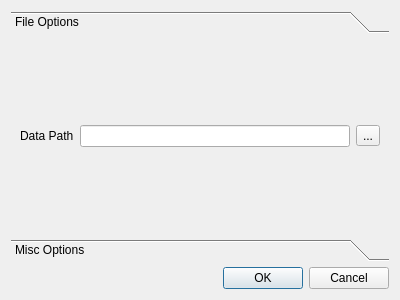
<?xml version="1.0" encoding="UTF-8"?>
<ui version="4.0">
 <class>DlgOptions</class>
 <widget class="QDialog" name="DlgOptions">
  <property name="geometry">
   <rect>
    <x>0</x>
    <y>0</y>
    <width>400</width>
    <height>300</height>
   </rect>
  </property>
  <property name="windowTitle">
   <string>Dialog</string>
  </property>
  <layout class="QVBoxLayout" name="verticalLayout">
   <item>
    <widget class="QToolBox" name="toolBox">
     <property name="currentIndex">
      <number>0</number>
     </property>
     <widget class="QWidget" name="fileoptions">
      <property name="geometry">
       <rect>
        <x>0</x>
        <y>0</y>
        <width>382</width>
        <height>199</height>
       </rect>
      </property>
      <attribute name="label">
       <string>File Options</string>
      </attribute>
      <layout class="QVBoxLayout" name="verticalLayout_2">
       <item>
        <layout class="QHBoxLayout" name="horizontalLayout">
         <item>
          <widget class="QLabel" name="lbData">
           <property name="toolTip">
            <string>Set the folder for storing generated data</string>
           </property>
           <property name="statusTip">
            <string>Set the folder for storing generated data</string>
           </property>
           <property name="whatsThis">
            <string>Set the folder for storing generated data</string>
           </property>
           <property name="text">
            <string>Data Path</string>
           </property>
           <property name="buddy">
            <cstring>lineData</cstring>
           </property>
          </widget>
         </item>
         <item>
          <widget class="QLineEdit" name="lineData">
           <property name="toolTip">
            <string>Set the folder for storing generated data</string>
           </property>
           <property name="statusTip">
            <string>Set the folder for storing generated data</string>
           </property>
           <property name="whatsThis">
            <string>Set the folder for storing generated data</string>
           </property>
          </widget>
         </item>
         <item>
          <widget class="QToolButton" name="toolData">
           <property name="toolTip">
            <string>Set the folder for storing generated data</string>
           </property>
           <property name="statusTip">
            <string>Set the folder for storing generated data</string>
           </property>
           <property name="whatsThis">
            <string>Set the folder for storing generated data</string>
           </property>
           <property name="text">
            <string>...</string>
           </property>
          </widget>
         </item>
        </layout>
       </item>
      </layout>
     </widget>
     <widget class="QWidget" name="miscoptions">
      <property name="geometry">
       <rect>
        <x>0</x>
        <y>0</y>
        <width>382</width>
        <height>199</height>
       </rect>
      </property>
      <attribute name="label">
       <string>Misc Options</string>
      </attribute>
     </widget>
    </widget>
   </item>
   <item>
    <widget class="QDialogButtonBox" name="buttonBox">
     <property name="orientation">
      <enum>Qt::Horizontal</enum>
     </property>
     <property name="standardButtons">
      <set>QDialogButtonBox::Cancel|QDialogButtonBox::Ok</set>
     </property>
    </widget>
   </item>
  </layout>
 </widget>
 <resources/>
 <connections>
  <connection>
   <sender>buttonBox</sender>
   <signal>accepted()</signal>
   <receiver>DlgOptions</receiver>
   <slot>accept()</slot>
   <hints>
    <hint type="sourcelabel">
     <x>222</x>
     <y>285</y>
    </hint>
    <hint type="destinationlabel">
     <x>157</x>
     <y>274</y>
    </hint>
   </hints>
  </connection>
  <connection>
   <sender>buttonBox</sender>
   <signal>rejected()</signal>
   <receiver>DlgOptions</receiver>
   <slot>reject()</slot>
   <hints>
    <hint type="sourcelabel">
     <x>290</x>
     <y>291</y>
    </hint>
    <hint type="destinationlabel">
     <x>286</x>
     <y>274</y>
    </hint>
   </hints>
  </connection>
  <connection>
   <sender>toolData</sender>
   <signal>clicked()</signal>
   <receiver>DlgOptions</receiver>
   <slot>setDataPath()</slot>
   <hints>
    <hint type="sourcelabel">
     <x>365</x>
     <y>136</y>
    </hint>
    <hint type="destinationlabel">
     <x>337</x>
     <y>-29</y>
    </hint>
   </hints>
  </connection>
 </connections>
 <slots>
  <slot>setDataPath()</slot>
 </slots>
</ui>
